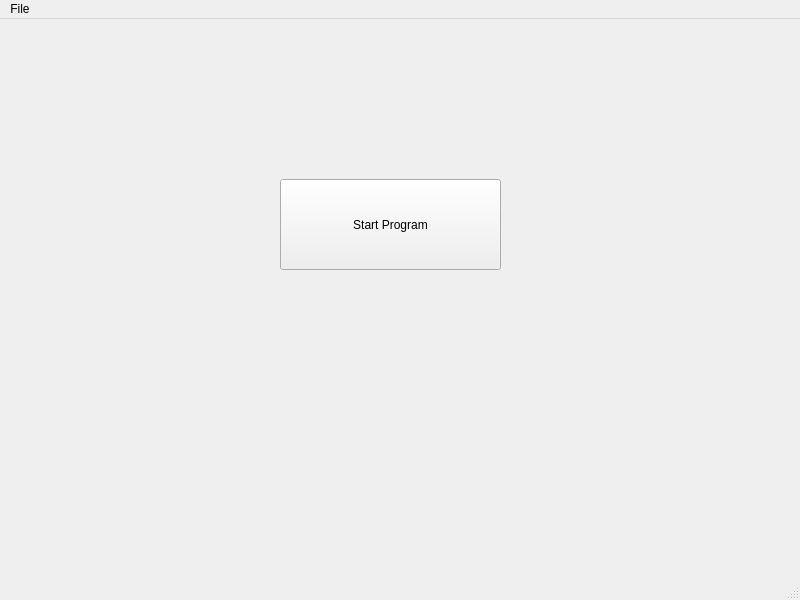
<?xml version="1.0" encoding="UTF-8"?>
<ui version="4.0">
 <class>MainWindow</class>
 <widget class="QMainWindow" name="MainWindow">
  <property name="geometry">
   <rect>
    <x>0</x>
    <y>0</y>
    <width>800</width>
    <height>600</height>
   </rect>
  </property>
  <property name="windowTitle">
   <string>MainWindow</string>
  </property>
  <widget class="QWidget" name="centralwidget">
   <widget class="QPushButton" name="pushButton">
    <property name="geometry">
     <rect>
      <x>280</x>
      <y>160</y>
      <width>221</width>
      <height>91</height>
     </rect>
    </property>
    <property name="text">
     <string>Start Program</string>
    </property>
   </widget>
  </widget>
  <widget class="QMenuBar" name="menubar">
   <property name="geometry">
    <rect>
     <x>0</x>
     <y>0</y>
     <width>800</width>
     <height>22</height>
    </rect>
   </property>
   <widget class="QMenu" name="menuFile">
    <property name="title">
     <string>File</string>
    </property>
    <addaction name="actionExit"/>
   </widget>
   <addaction name="menuFile"/>
  </widget>
  <widget class="QStatusBar" name="statusbar"/>
  <action name="actionExit">
   <property name="text">
    <string>Exit</string>
   </property>
  </action>
 </widget>
 <resources/>
 <connections/>
</ui>
